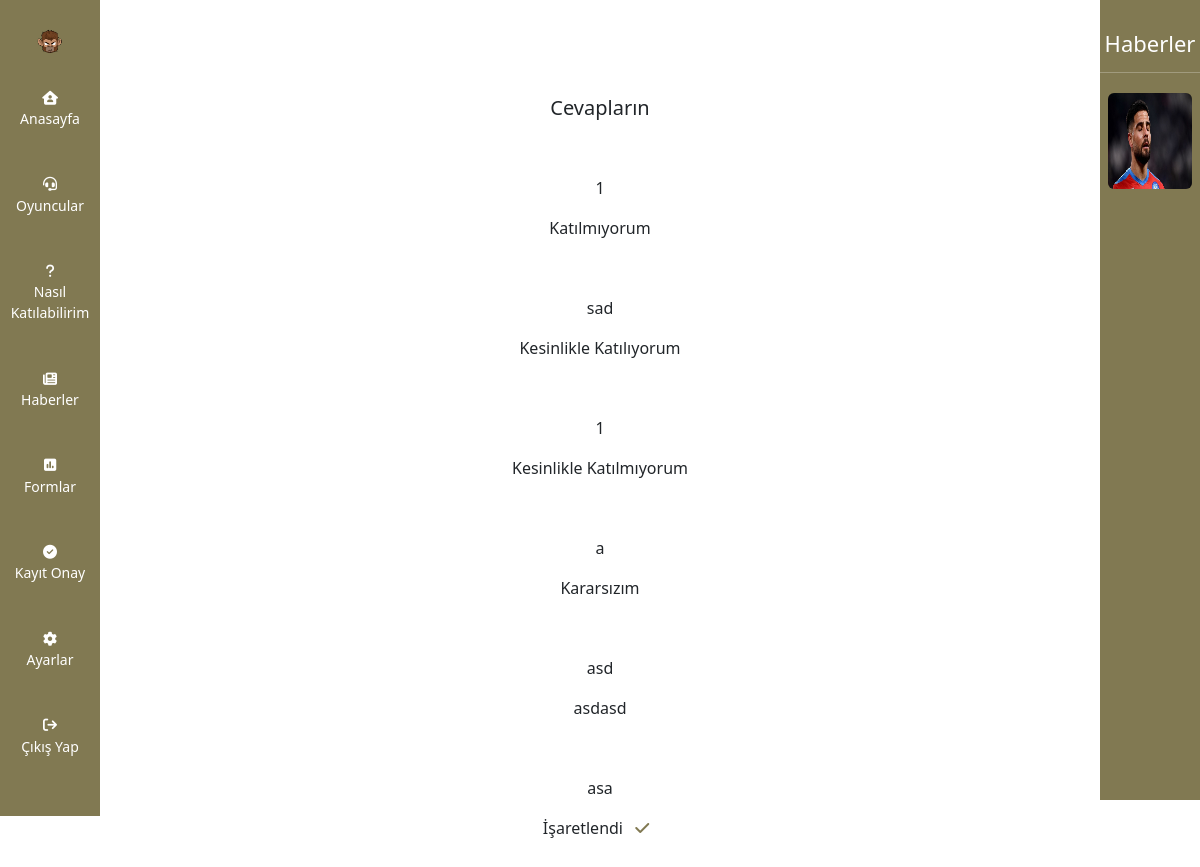
Page /cevap-detay/11/ (signed in) on the committed database.
### base/models.py (models this page shows, shortened)
class Cevaplar(models.Model):
    baslik                 = models.CharField(max_length=60,null=False,blank=False)
    baslik_slug            = models.SlugField(unique=True,null=True,blank=True)
    sorular                = models.ForeignKey(Sorular,on_delete=models.CASCADE,null=True,blank=True)
    kayitli                = models.ForeignKey(User,on_delete=models.CASCADE,null=True,blank=True)
    soru1_cevap            = models.CharField(max_length=5, choices=ANKET_SECIMLERI,blank=True,null=True)
    soru2_cevap            = models.CharField(max_length=5, choices=ANKET_SECIMLERI,blank=True,null=True)
    soru3_cevap            = models.CharField(max_length=5, choices=ANKET_SECIMLERI,blank=True,null=True)
    soru4_cevap            = models.CharField(max_length=5, choices=ANKET_SECIMLERI,blank=True,null=True)
    soru5_cevap            = models.CharField(max_length=5, choices=ANKET_SECIMLERI,blank=True,null=True)
    soru6_cevap            = models.CharField(max_length=5, choices=ANKET_SECIMLERI,blank=True,null=True)
    soru7_cevap            = models.CharField(max_length=5, choices=ANKET_SECIMLERI,blank=True,null=True)
    soru8_cevap            = models.CharField(max_length=5, choices=ANKET_SECIMLERI,blank=True,null=True)
    soru9_cevap            = models.CharField(max_length=5, choices=ANKET_SECIMLERI,blank=True,null=True)
    soru10_cevap           = models.CharField(max_length=5, choices=ANKET_SECIMLERI,blank=True,null=True)
    soru11_cevap           = models.TextField(max_length=200,blank=True,null=True)
    soru12_cevap           = models.TextField(max_length=1000,blank=True,null=True)
    soru13_cevap           = models.TextField(max_length=200,blank=True,null=True)
    soru14_cevap           = models.TextField(max_length=200,blank=True,null=True)
    soru15_cevap           = models.TextField(max_length=200,blank=True,null=True)
    soru16_cevap           = models.TextField(max_length=200,blank=True,null=True)
    soru17_cevap           = models.TextField(max_length=500,blank=True,null=True)
    soru18_cevap           = models.TextField(max_length=200,blank=True,null=True)
    onay1_cevap            = models.BooleanField(default=False)
    onay2_cevap            = models.BooleanField(default=False)
    onay3_cevap            = models.BooleanField(default=False)
    onay4_cevap            = models.BooleanField(default=False)
    olusturulma_tarihi     = models.DateTimeField(auto_now_add=True, blank=True, null=True)
    guncellenme_tarihi     = models.DateTimeField(auto_now=True,blank=True, null=True)

class Sorular(models.Model):
    baslik                 = models.CharField(max_length=60,null=False,blank=False)
    onaydurum              = models.ForeignKey(OnayDurum,on_delete=models.CASCADE,null=True,blank=True)
    baslik_slug            = models.SlugField(unique=True,null=True,blank=True)
    soru1                  = models.TextField(max_length=200,null=True,blank=True)
    soru2                  = models.TextField(max_length=200,null=True,blank=True)
    soru3                  = models.TextField(max_length=200,null=True,blank=True)
    soru4                  = models.TextField(max_length=200,null=True,blank=True)
    soru5                  = models.TextField(max_length=200,null=True,blank=True)
    soru6                  = models.TextField(max_length=200,null=True,blank=True)
    soru7                  = models.TextField(max_length=200,null=True,blank=True)
    soru8                  = models.TextField(max_length=200,null=True,blank=True)
    soru9                  = models.TextField(max_length=200,null=True,blank=True)
    soru10                 = models.TextField(max_length=200,null=True,blank=True)
    soru11                 = models.TextField(max_length=200,null=True,blank=True)
    soru12                 = models.TextField(max_length=200,null=True,blank=True)
    soru13                 = models.TextField(max_length=200,null=True,blank=True)
    soru14                 = models.TextField(max_length=200,null=True,blank=True)
    soru15                 = models.TextField(max_length=200,null=True,blank=True)
    soru16                 = models.TextField(max_length=200,null=True,blank=True)
    soru17                 = models.TextField(max_length=200,null=True,blank=True)
    soru18                 = models.TextField(max_length=200,null=True,blank=True)
    onay1                  = models.CharField(max_length=120,null=True,blank=True)
    onay2                  = models.CharField(max_length=120,null=True,blank=True)
    onay3                  = models.CharField(max_length=120,null=True,blank=True)
    onay4                  = models.CharField(max_length=120,null=True,blank=True)
    goruldu = models.ManyToManyField(User,related_name='goruldu_form',default=None,blank=True)
    olusturulma_tarihi     = models.DateTimeField(auto_now_add=True, blank=True, null=True)
    guncellenme_tarihi     = models.DateTimeField(auto_now=True,blank=True, null=True)

class Haberler(models.Model):
    baslik                 = models.CharField(max_length=30,null=False,blank=False)
    baslik_slug            = models.SlugField(unique=True,null=False,blank=False)
    aciklama               = models.TextField(max_length=250,null=True,blank=True)
    resim                  = models.ImageField(upload_to="haberler",null=True,blank=True)
    olusturulma_tarihi     = models.DateTimeField(
        auto_now_add=True, blank=True, null=True)
    guncellenme_tarihi     = models.DateTimeField(auto_now=True,blank=True, null=True)
    goruldu = models.ManyToManyField(User,related_name='goruldu_haber',default=None,blank=True)

### base/views.py (the view)
# urls.py: path("cevap-detay/<int:pk>/", views.CevapDetay, name="cevap-detay"),
@login_required(login_url='giris-yap')
def CevapDetay(request,pk):
    if True:
        haber_bildirim=False
        ev_bildirim=False
        forum_bildirim=False
        form_bildirim=False
        oyuncu_bildirim=False
        iletisim1 = Iletisim.objects.all().order_by('-guncellenme_tarihi')
        haberler1 = Haberler.objects.all().order_by('-guncellenme_tarihi')
        forumlar1 = ForumSoru.objects.all().order_by('-guncellenme_tarihi')
        formlar1 = Sorular.objects.all().order_by('-guncellenme_tarihi')
        oyuncular1 = Kullanici.objects.all().order_by('-guncellenme_tarihi')
        for iletisim in iletisim1:
            if request.user not in iletisim.goruldu.all() and request.user.is_authenticated:
                ev_bildirim=True
                break;
        for haber in haberler1:
            if request.user not in haber.goruldu.all() and request.user.is_authenticated:
                haber_bildirim=True
                break;
        for forum in forumlar1:
            if request.user not in forum.goruldu.all() and request.user.is_authenticated:
                forum_bildirim=True
                break
        for form in formlar1:
            if request.user not in form.goruldu.all() and request.user.is_authenticated:
                form_bildirim=True
                break
        for oyuncu in oyuncular1:
            if request.user not in oyuncu.goruldu.all() and request.user.is_authenticated:
                oyuncu_bildirim=True
                break
    haberler = Haberler.objects.all().order_by('-guncellenme_tarihi')[:5]
    cevap = Cevaplar.objects.get(id=pk)
    if OnayDurum.objects.all().filter(kisi_id=request.user.id):
        durum = OnayDurum.objects.get(kisi_id=request.user.id)
        context = {'cevap':cevap,'haberler':haberler,'durum':durum,'ev_bildirim':ev_bildirim,'haber_bildirim':haber_bildirim,
            'forum_bildirim':forum_bildirim,'form_bildirim':form_bildirim,'oyuncu_bildirim':oyuncu_bildirim}
    else:
        context = {'cevap':cevap,'haberler':haberler,'ev_bildirim':ev_bildirim,'haber_bildirim':haber_bildirim,
            'forum_bildirim':forum_bildirim,'form_bildirim':form_bildirim,'oyuncu_bildirim':oyuncu_bildirim}
    return render(request,"base/form/cevap-detay.html",context)

### base/templates/base/form/cevap-detay.html (shortened to what this page needs)
 {% extends 'base/ana.html' %}  {% load static %}
 {% block content %}
  </head>
  <body>
     <aside class="side-navbar col-1">
            <ul class="p-0 text-center">
                {% if user.is_authenticated %}
                <li>
                    <a href="{% url 'profil' request.user.username|slugify %}"><img src="{% static 'images/logo.png' %}" class="logo-side-navbar col-sm-7 col-md-4 col-9 "></a>
                </li>
                {% else %}
                <li><img src="{% static 'images/logo.png' %}" class="col-sm-7 col-md-4 col-9 "></li>
                {% endif %}
                <li><a href="{% url 'anasayfa' %}"><i class=" fa-solid fa-house-user"></i><p class="d-none d-md-block">Anasayfa</p></a></li>
                <li><a href="{% url 'kisiler' %}"><i class=" fa-solid fa-headset"></i><p class="d-none d-md-block">Oyuncular</p></a></li>
                <li>
                    <a href="{% url 'nasil-katilabilirim' %}">
                        <i class=" fa-solid fa-question"></i>
                        <p class="d-none d-md-block">Nasıl Katılabilirim</p>
                    </a>
                </li>
                <li>
                    <a href="{% url 'haberler' %}">
                        <i class="fa-solid fa-newspaper"></i>
                        <p class="d-none d-md-block">Haberler</p>
                    </a>
                </li>
                <li>
                    <a href="{% url 'formlar' %}">
                        <i class=" fa-solid fa-square-poll-vertical"></i>
                        <p class="d-none d-md-block">Formlar</p>
                    </a>
                </li>{% if user.is_superuser and user.is_authenticated %}
                <li>
                    <a href="{% url 'kayit-onay' %}">
                        <i class="fa-solid fa-circle-check"></i>
                        <p class="d-none d-md-block">Kayıt Onay</p>
                    </a>
                </li>{% endif %} {% if user.is_authenticated %}
                <li>
                    <a href="{% url 'ayarlar' %}">
                        <i class="fa-solid fa-gear"></i>
                        <p class="d-none d-md-block">Ayarlar</p>
                    </a>
                </li>
                {% endif %}
                <li>
                    {% if user.is_authenticated %}
                    <a href="{% url 'cikis-yap' %}">
                        <i class=" fa-solid fa-arrow-right-from-bracket"></i>
                        <p class="d-none d-md-block"> Çıkış Yap</p>
                    </a>
                    {% else %}
                    <a href="{% url 'giris-yap' %}">
                        <i class=" fa-solid fa-right-to-bracket"></i>
                        <p class="d-none d-md-block">Giriş Yap</p>
                    </a>
                    {% endif %}
                </li>
            </ul>
        </aside>
    <main class="col-8 col-lg-6 offset-3">
      <form method="post">
    <div class="text-center">
      <form method="post">
        <h5 class="text-center pt-5">{{cevap.baslik}}</h5>
        <div class="text-center">
          <h5 class="mt-5">Cevapların</h5>
          {% if cevap.soru1_cevap %}
          <label class="mt-5 mb-3">{{cevap.sorular.soru1}}</label>
          <div class="col-4 offset-4 pb-2">
            {% if cevap.soru1_cevap == "1" %}
                  Kesinlikle Katılmıyorum
                  {% elif cevap.soru1_cevap == "2" %}
                  Katılmıyorum
                  {% elif cevap.soru1_cevap == "3" %}
                  Kararsızım
                  {% elif cevap.soru1_cevap == "4" %}
                  Katılıyorum
                  {% elif cevap.soru1_cevap == "5" %}
                  Kesinlikle Katılıyorum
                  {% else %}
                  Cevap Yok
            {% endif %}
          </div>
          {% endif %}
          {% if cevap.soru4_cevap %}
          <label class="mt-5 mb-3">{{cevap.sorular.soru4}}</label>
          <div class="col-4 offset-4 pb-2">
            {% if cevap.soru4_cevap == "1" %}
                  Kesinlikle Katılmıyorum
                  {% elif cevap.soru4_cevap == "2" %}
                  Katılmıyorum
                  {% elif cevap.soru4_cevap == "3" %}
                  Kararsızım
                  {% elif cevap.soru4_cevap == "4" %}
                  Katılıyorum
                  {% elif cevap.soru4_cevap == "5" %}
                  Kesinlikle Katılıyorum
                  {% else %}
                  Cevap Yok
            {% endif %}
          </div>
          {% endif %}
          {% if cevap.soru9_cevap %}
          <label class="mt-5 mb-3">{{cevap.sorular.soru9}}</label>
          <div class="col-4 offset-4 pb-2">
            {% if cevap.soru9_cevap == "1" %}
                  Kesinlikle Katılmıyorum
                  {% elif cevap.soru9_cevap == "2" %}
                  Katılmıyorum
                  {% elif cevap.soru9_cevap == "3" %}
                  Kararsızım
                  {% elif cevap.soru9_cevap == "4" %}
                  Katılıyorum
                  {% elif cevap.soru9_cevap == "5" %}
                  Kesinlikle Katılıyorum
                  {% else %}
                  Cevap Yok
            {% endif %}
          </div>
          {% endif %}
          {% if cevap.soru10_cevap %}
          <label class="mt-5 mb-3">{{cevap.sorular.soru10}}</label>
          <div class="col-4 offset-4 pb-2">
            {% if cevap.soru10_cevap == "1" %}
                  Kesinlikle Katılmıyorum
                  {% elif cevap.soru10_cevap == "2" %}
                  Katılmıyorum
                  {% elif cevap.soru10_cevap == "3" %}
                  Kararsızım
                  {% elif cevap.soru10_cevap == "4" %}
                  Katılıyorum
                  {% elif cevap.soru10_cevap == "5" %}
                  Kesinlikle Katılıyorum
                  {% else %}
                  Cevap Yok
            {% endif %}
          </div>
          {% endif %}
          {% if cevap.soru12_cevap %}
          <label class="mt-5 mb-3">{{cevap.sorular.soru12}}</label>
          <div class="col-4 offset-4 pb-2">{{cevap.soru12_cevap}}</div>
          {% endif %}
        </div>
          {% if cevap.onay1_cevap %}
          <label class="mt-5 mb-3">{{cevap.sorular.onay1}}</label>
          <br>
          <span>
            {% if cevap.onay1_cevap %}
              İşaretlendi <i class="mx-2 fa-solid fa-check"></i>
            {% else %}
              İşaretlenmedi
            {% endif %}
          </span>
          <br>
          {% endif %}
          <br>
          <br>
          <br>
          <br><br><br>
    </div>
    </form>
    </main>
    <aside class="haberler col-1 offset-11 d-none d-lg-block">
            <ul>
                <p class="text-center h5">Haberler</p>
                <hr> {% for haber in haberler %}
                <li>
                    <table>
                        <tr>
                            <td>
                                {% if haber.resim %}<a href="{% url 'haber-detay' haber.baslik|slugify %}">
                                    <img src="{{haber.resim.url}}" title="{{haber.baslik}}" alt="haber"></a>{% endif %}
                            </td>
                        </tr>
                    </table>
                </li>
                {% endfor %}
            </ul>
    </aside>
{% endblock content %}

### rows in the picture
Cevaplar: sorular.soru1 "1", sorular.soru4 "sad", sorular.soru9 "1", sorular.soru10 "a", sorular.soru12 "asd", soru12_cevap "asdasd", sorular.onay1 "asa"
Haberler: resim (picture)
